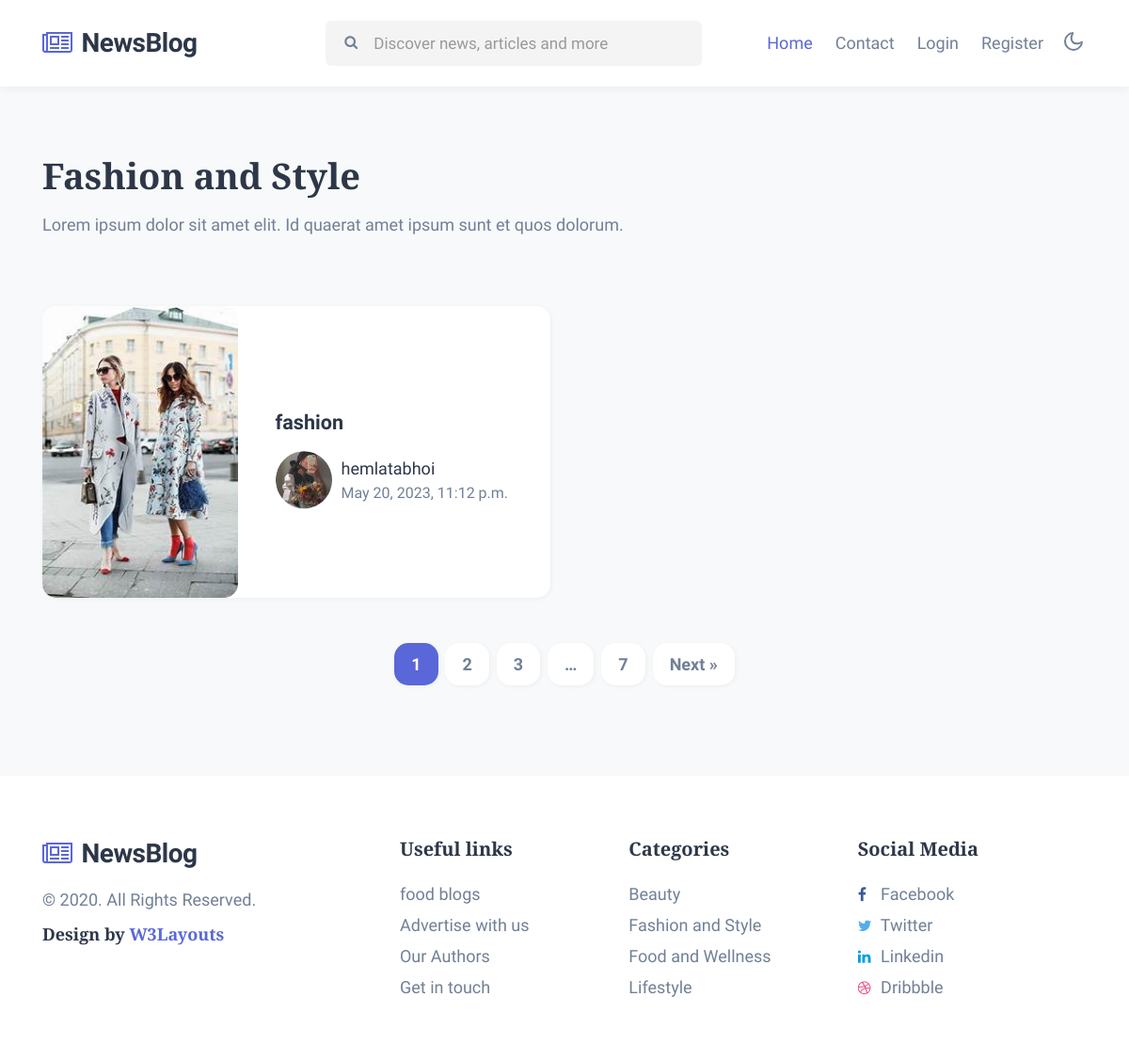
Page /fashion/ on the committed database.
### blogapp/models.py (models this page shows, shortened)
class Blog(models.Model):
    c1 = [('food', 'food'),
          ('lifestyle', 'lifestyle'),
          ('fashion', 'fashion'),
          ('beauty', 'beauty')]
    title = models.CharField(max_length=150)
    des = models.TextField()
    pic = models.FileField(upload_to='blog_photos', default='sad.jpg')
    time = models.DateTimeField(auto_now=True)
    user = models.ForeignKey(User, on_delete= models.CASCADE)
    category = models.CharField(max_length=150, choices=c1)

class User(models.Model):
    v1 = [('Male', 'Male'),
          ('Female', 'Female'),
          ('Others', 'Others')]
    first_name = models.CharField(max_length=150)
    last_name = models.CharField(max_length=150)
    email = models.EmailField(unique=True)
    username = models.CharField(max_length=100, unique=True)
    password = models.CharField(max_length=100)
    gender = models.CharField(max_length=50, choices=v1)
    pic = models.FileField(upload_to='profile_pics', default='sad.png')

### blogapp/views.py (the view)
# urls.py: path('fashion/', fashion, name='fashion'),
def fashion(request):
    l1 = Blog.objects.filter(category = 'fashion')
    try:
        u1 = User.objects.get(email = request.session['email'])
        return render(request, 'fashion.html', {'userdata':u1, 'fashion_blogs': l1})
    except:
        return render(request, 'fashion.html', {'fashion_blogs': l1})

### blogapp/templates/fashion.html
{% extends 'base.html' %}
{% load static %}
{% block content %}
<div class="w3l-homeblock2 py-5">
    <div class="container pt-md-4 pb-md-5">
        <h3 class="category-title mb-3"> Fashion and Style</h3>
        <p class="mb-sm-5 mb-4 max-width">Lorem ipsum dolor sit amet elit. Id quaerat amet ipsum sunt et quos dolorum.</p>
        <div class="row">
            {% for i in fashion_blogs %}
            <div class="col-lg-6 mt-4">
                <div class="bg-clr-white hover-box">
                    <div class="row">
                        <div class="col-sm-5 position-relative">
                            <a href="#blog-single.html" class="image-mobile">
                                <img class="card-img-bottom d-block radius-image-full" src="{{i.pic.url}}" alt="Card image cap">
                            </a>
                        </div>
                        <div class="col-sm-7 card-body blog-details align-self">
                            <a href="{% url 'single_blog' i.id %}" class="blog-desc">{{i.title}}
                            </a>
                            <div class="author align-items-center">
                                <img src="{{i.user.pic.url}}" alt="" class="img-fluid rounded-circle">
                                <ul class="blog-meta">
                                    <li>
                                        <a href="author.html">{{i.user.username}}</a>
                                    </li>
                                    <li class="meta-item blog-lesson">
                                        <span class="meta-value">{{i.time}}</span>
                                    </li>
                                </ul>
                            </div>
                        </div>
                    </div>
                </div>
            </div>
            {% endfor %}
        </div>
        <ul class="site-pagination text-center mt-md-5 mt-4">
            <li><span aria-current="page" class="page-numbers current">1</span></li>
            <li><a class="page-numbers" href="#page2">2</a></li>
            <li><a class="page-numbers" href="#page3">3</a></li>
            <li><span class="page-numbers dots">…</span></li>
            <li><a class="page-numbers" href="#page7">7</a></li>
            <li><a class="next page-numbers" href="#next">Next »</a></li>
        </ul>
    </div>
</div>
{% endblock %}

### rows in the picture
Blog: pic (picture), title "fashion", user.pic (placeholder picture), user.username "hemlatabhoi", time "May 20, 2023, 11:12 p.m."
